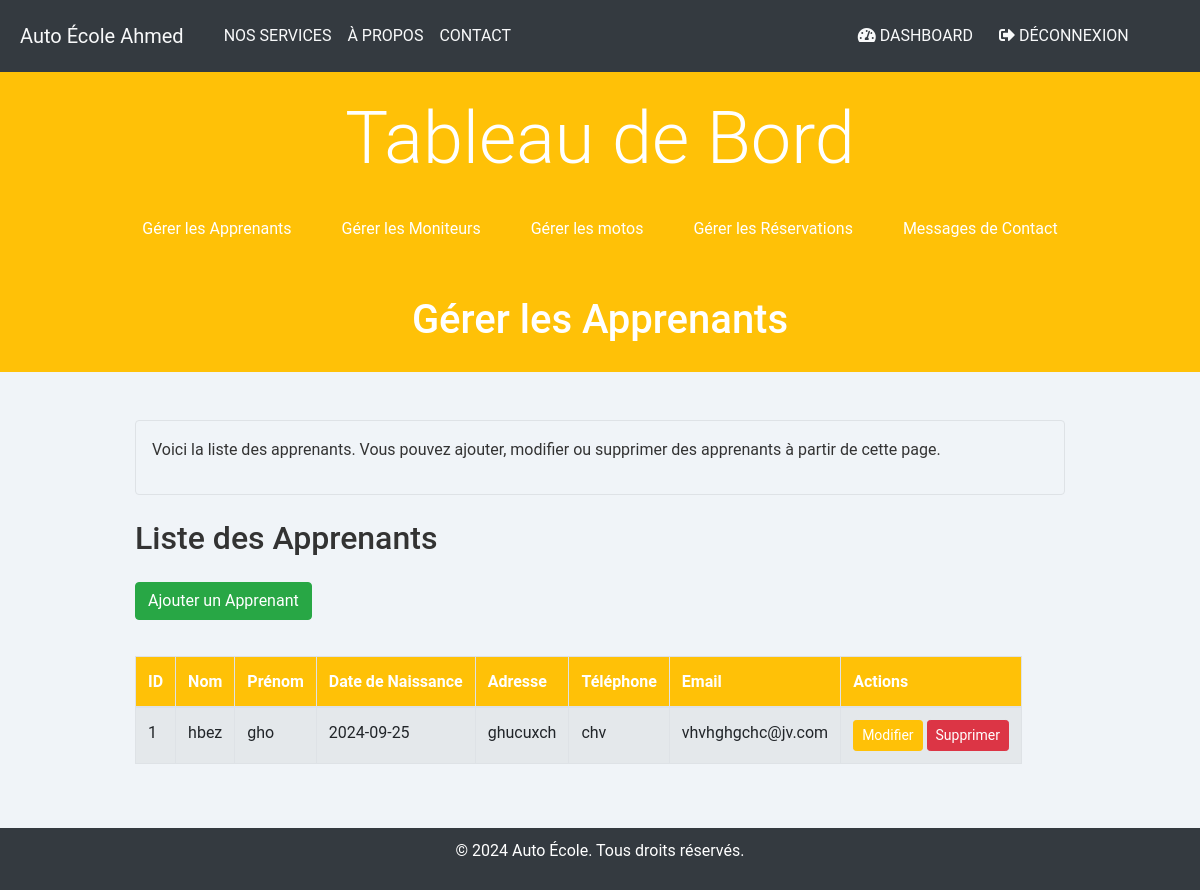
Before: /dashboard/apprenants.php (signed in) with the older database file.
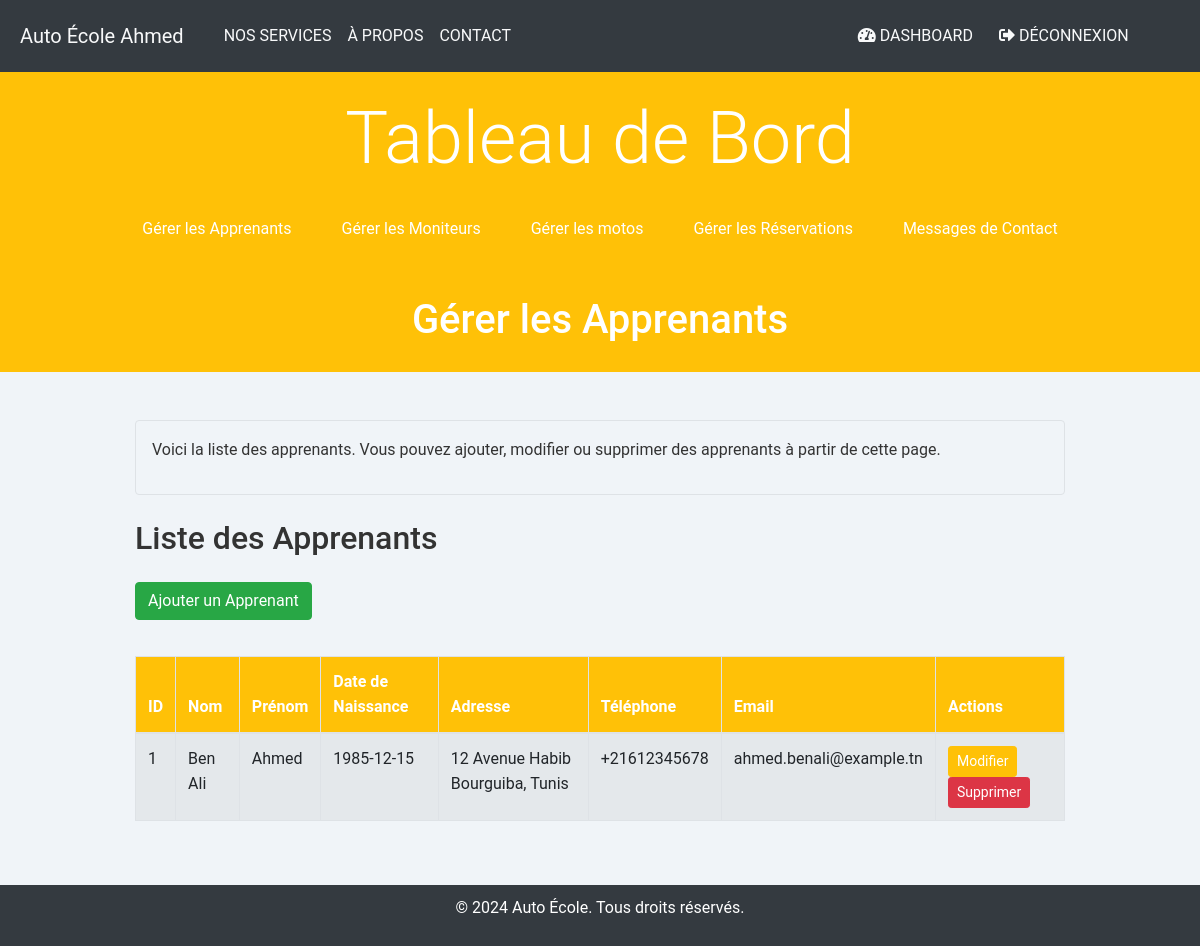
After: the same page with the newer database file.
### tables this page shows
CREATE TABLE IF NOT EXISTS `apprenant` (
  `ID_APPRENANT` int(11) NOT NULL AUTO_INCREMENT,
  `Nom` varchar(50) NOT NULL,
  `Prenom` varchar(50) NOT NULL,
  `Date_Naissance` date NOT NULL,
  `Adresse` varchar(100) NOT NULL,
  `Telephone` varchar(15) NOT NULL,
  `Email` varchar(100) NOT NULL,
  `Date_Inscription` date NOT NULL,
  PRIMARY KEY (`ID_APPRENANT`)
);

### dashboard/apprenants.php (the view, shortened to what this page needs)
<?php
include '../includes/header.php';
include '../config/db.php';
include '../includes/navbar.php';
include '../includes/navbarDashboard.php';
try {
    $apprenants = $pdo->query("SELECT * FROM apprenant")->fetchAll();
} catch (PDOException $e) {
    echo "Erreur lors de la récupération des apprenants : " . $e->getMessage();
    exit;
}
?>
<header class="text-center">
    <h1>Gérer les Apprenants</h1>
</header>
<main class="container my-5">
    <div class="welcome-card mb-4 p-3 border rounded">
        <p>Voici la liste des apprenants. Vous pouvez ajouter, modifier ou supprimer des apprenants à partir de cette page.</p>
    </div>
    <div class="card-table">
        <h2 class="mb-4">Liste des Apprenants</h2>
        <a href="/dashboard/apprenants/ajouter_apprenant.php" class="btn btn-success mb-3">Ajouter un Apprenant</a>
        <div class="table-responsive">
            <table class="table table-striped table-bordered">
                <thead style="background-color: #ffc107; color: #ffffff;">
                    <tr>
                        <th>ID</th>
                        <th>Nom</th>
                        <th>Prénom</th>
                        <th>Date de Naissance</th>
                        <th>Adresse</th>
                        <th>Téléphone</th>
                        <th>Email</th>
                        <th>Actions</th>
                    </tr>
                </thead>
                <tbody>
                    <?php if (!$apprenants || empty($apprenants)) : ?>
                        <tr>
                            <td colspan="8" class="text-center">Aucun apprenant trouvé dans la base de données.</td>
                        </tr>
                    <?php else : ?>
                        <?php foreach ($apprenants as $apprenant) : ?>
                            <tr>
                                <td><?= htmlspecialchars($apprenant['ID_APPRENANT']); ?></td>
                                <td><?= htmlspecialchars($apprenant['Nom']); ?></td>
                                <td><?= htmlspecialchars($apprenant['Prenom']); ?></td>
                                <td><?= htmlspecialchars($apprenant['Date_Naissance']); ?></td>
                                <td><?= htmlspecialchars($apprenant['Adresse']); ?></td>
                                <td><?= htmlspecialchars($apprenant['Telephone']); ?></td>
                                <td><?= htmlspecialchars($apprenant['Email']); ?></td>
                                <td>
                                    <a href="/dashboard/apprenants/modifier_apprenant.php?id=<?= urlencode($apprenant['ID_APPRENANT']); ?>" class="btn btn-warning text-white  btn-sm">Modifier</a>
                                    <a href="/dashboard/apprenants.php?delete=<?= urlencode($apprenant['ID_APPRENANT']); ?>" onclick="return confirm('Êtes-vous sûr ?')" class="btn btn-danger btn-sm">Supprimer</a>
                                </td>
                            </tr>
                        <?php endforeach; ?>
                    <?php endif; ?>
                </tbody>
            </table>
        </div>
    </div>
</main>
<?php include '../includes/footer.php'; ?>

Changed rows visible on the page:
changed apprenant id 1: Nom "hbez" → "Ben Ali"; Prenom "gho" → "Ahmed"; Date_Naissance "2024-09-25" → "1985-12-15"; Adresse "ghucuxch" → "12 Avenue Habib Bourguiba, Tunis"; Telephone "chv" → "+21612345678"; Email "vhvhghgchc@jv.com" → "ahmed.benali@example.tn"
